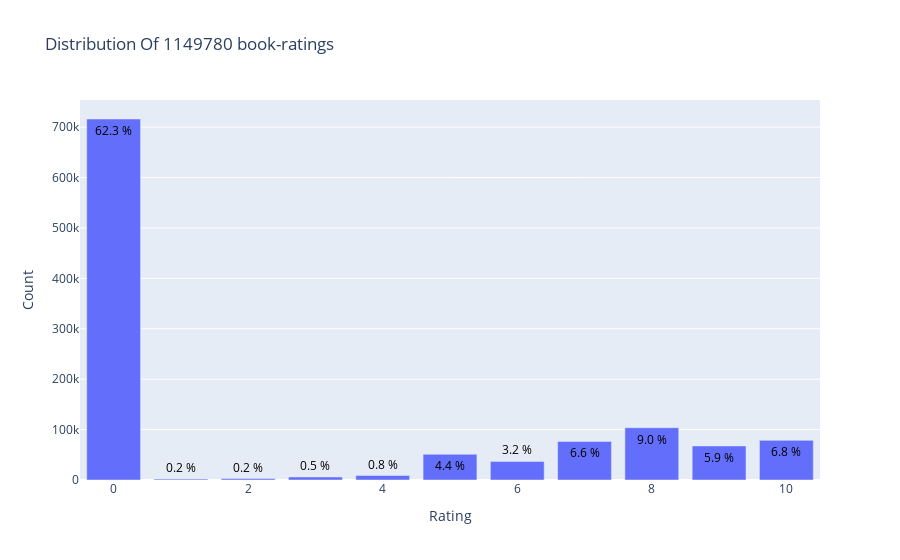

The code cell stored with this chart in its notebook:
### Markdown cell above
## EDA
### Ratings Distribution

### Code cell
from plotly.offline import init_notebook_mode, plot, iplot
import plotly.graph_objs as go
init_notebook_mode(connected=True)

data = df['bookRating'].value_counts().sort_index(ascending=False)
trace = go.Bar(x = data.index,
               text = ['{:.1f} %'.format(val) for val in (data.values / df.shape[0] * 100)],
               textposition = 'auto',
               textfont = dict(color = '#000000'),
               y = data.values,
               )
# Create layout
layout = dict(title = 'Distribution Of {} book-ratings'.format(df.shape[0]),
              xaxis = dict(title = 'Rating'),
              yaxis = dict(title = 'Count'))
# Create plot
fig = go.Figure(data=[trace], layout=layout)
iplot(fig)

### Figure 1 — Plotly figure (JSON) as saved in the notebook; plotly's stock layout.template omitted (floating-point values rounded to 4 significant figures)
{"data": [{"text": ["6.8 %", "5.9 %", "9.0 %", "6.6 %", "3.2 %", "4.4 %", "0.8 %", "0.5 %", "0.2 %", "0.2 %", "62.3 %"], "textfont": {"color": "#000000"}, "textposition": "auto", "type": "bar", "x": [10, 9, 8, 7, 6, 5, 4, 3, 2, 1, 0], "y": [78610, 67541, 103736, 76457, 36924, 50974, 8904, 5996, 2759, 1770, 716109]}], "layout": {"title": {"text": "Distribution Of 1149780 book-ratings"}, "xaxis": {"title": {"text": "Rating"}}, "yaxis": {"title": {"text": "Count"}}}}
